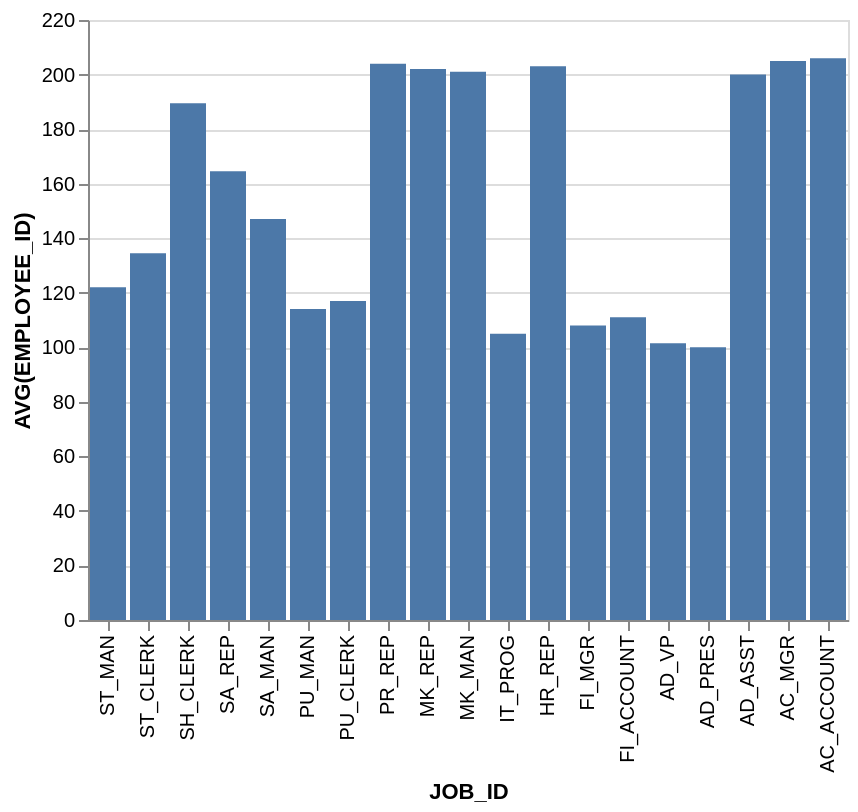

The specification (Vega-Lite) saved for this image:
### Vega-Lite specification from a JSON file in a GitHub repository (floating-point values rounded to 4 significant figures)
{"data": {"values": [{"x_data": "ST_MAN", "y_data": 122}, {"x_data": "ST_CLERK", "y_data": 134.5}, {"x_data": "SH_CLERK", "y_data": 189.5}, {"x_data": "SA_REP", "y_data": 164.5}, {"x_data": "SA_MAN", "y_data": 147}, {"x_data": "PU_MAN", "y_data": 114}, {"x_data": "PU_CLERK", "y_data": 117}, {"x_data": "PR_REP", "y_data": 204}, {"x_data": "MK_REP", "y_data": 202}, {"x_data": "MK_MAN", "y_data": 201}, {"x_data": "IT_PROG", "y_data": 105}, {"x_data": "HR_REP", "y_data": 203}, {"x_data": "FI_MGR", "y_data": 108}, {"x_data": "FI_ACCOUNT", "y_data": 111}, {"x_data": "AD_VP", "y_data": 101.5}, {"x_data": "AD_PRES", "y_data": 100}, {"x_data": "AD_ASST", "y_data": 200}, {"x_data": "AC_MGR", "y_data": 205}, {"x_data": "AC_ACCOUNT", "y_data": 206}]}, "mark": "bar", "encoding": {"x": {"field": "x_data", "type": "nominal", "title": "JOB_ID", "sort": "descending"}, "y": {"field": "y_data", "type": "quantitative", "title": "AVG(EMPLOYEE_ID)"}}}
